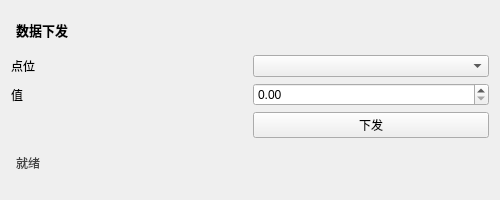
<?xml version="1.0" encoding="UTF-8"?>
<ui version="4.0">
 <class>ControlPanel</class>
 <widget class="QWidget" name="ControlPanel">
  <property name="geometry">
   <rect><x>0</x><y>0</y><width>500</width><height>200</height></rect>
  </property>
  <layout class="QVBoxLayout" name="verticalLayout">
   <item>
    <widget class="QLabel" name="title">
     <property name="text"><string>数据下发</string></property>
     <property name="styleSheet"><string>font-weight:bold; font-size:13px; padding:2px;</string></property>
    </widget>
   </item>
   <item>
    <layout class="QGridLayout" name="grid">
     <item row="0" column="0">
      <widget class="QLabel" name="lblPt"><property name="text"><string>点位</string></property></widget>
     </item>
     <item row="0" column="1">
      <widget class="QComboBox" name="comboPoint">
       <property name="minimumWidth"><number>180</number></property>
      </widget>
     </item>
     <item row="1" column="0">
      <widget class="QLabel" name="lblVal"><property name="text"><string>值</string></property></widget>
     </item>
     <item row="1" column="1">
      <widget class="QDoubleSpinBox" name="spinValue">
       <property name="minimumWidth"><number>180</number></property>
      </widget>
     </item>
     <item row="2" column="1">
      <widget class="QPushButton" name="btnSend">
       <property name="text"><string>下发</string></property>
      </widget>
     </item>
    </layout>
   </item>
   <item>
    <widget class="QLabel" name="labelStatus">
     <property name="text"><string>就绪</string></property>
     <property name="styleSheet"><string>color:#444; padding:2px;</string></property>
    </widget>
   </item>
   <item>
    <spacer name="vspacer">
     <property name="orientation"><enum>Qt::Vertical</enum></property>
    </spacer>
   </item>
  </layout>
 </widget>
</ui>
